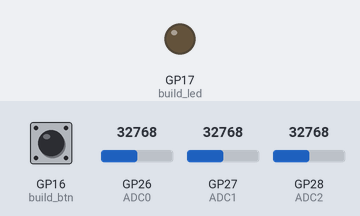
This program was run on a simulated Raspberry Pi Pico running MicroPython. Shown: output pins drawn as LEDs (lit = HIGH). The inputs (shaded band) are chosen by the test bench; at power-on: GP16 (build_btn) LOW, GP26 (ADC0) = 32768, GP27 (ADC1) = 32768, GP28 (ADC2) = 32768 (analog values on the 0–65535 scale). The interpreter's speed is modelled, so counts of loop turns are approximate; library files of the repository ran but are not shown: ST7735.py, sysfont.py; pins used as bus, display or sensor lines are not drawn.

Above: at 1.2 s.
1.3 s: GP16 (build_btn) pulled HIGH for 0.15 s
At 2.7 s:
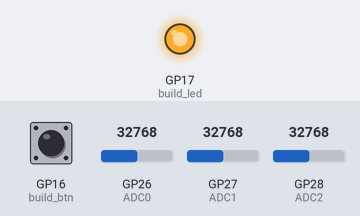
Timing chart, 0 to 4.3 s (numbered marks = the images above; inputs shaded):
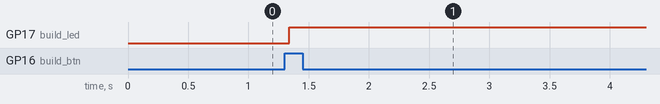

The program:

mandelbrot_lcd_buffer.py
```python
from ST7735 import TFT
from sysfont import sysfont
from machine import SPI, Pin, ADC
from framebuf import FrameBuffer, RGB565
import time
import math

#lcd module 160 x 128

WIDTH = 128
HEIGHT = 160
WHITE = TFT.WHITE
GREEN = TFT.BLUE

# pin layout - SPI1 SCK and SPI1 TX
# VCC - 3.3V - pin 36
# GND - GND
# DIN - MOSI - TX - pin 11
# CLK - SCK - pin 10
# CS - pin 13
# DC - pin 14
# RST - pin 15
# BL - dont have to use
# MISO - not used - pin 12

DIN_pin = 11
CLK_pin = 10
CS_pin = 13
DC_pin = 14
RST_pin = 15

spi = SPI(1, baudrate=20000000, polarity=0, phase=0, sck=Pin(CLK_pin), mosi=Pin(DIN_pin), miso=Pin(12))
tft=TFT(spi, RST_pin, DC_pin, CS_pin)
tft.initr()
tft.rgb(True)
tft.fill(TFT.BLACK)

# adding screen buffer so tft.fill(TFT.BLACK) won't be needed - it caused screen flickering
buf = bytearray(128*160*2)
fb = FrameBuffer(buf, 128, 160, RGB565)
tft._setwindowloc((0,0),(127,159))

# adc
ADC2 = ADC(Pin(28))
ADC1 = ADC(Pin(27))
ADC0 = ADC(Pin(26))

x_axis = ADC2.read_u16() / 512
y_axis = ADC1.read_u16() / 410
zoom = ADC0.read_u16() / 32768

# variables to stabilize potentiometers output
stabilize = 0.9
stabilizeZoom = 0.8

build_btn = Pin(16, Pin.IN, Pin.PULL_DOWN)
build_led = Pin(17, Pin.OUT)
build_led.value(0)

def map(n, start1, stop1, start2, stop2):
    return ((n - start1)/(stop1 - start1)) * (stop2 - start2) + start2

def update_cords():
    global x_axis, y_axis, zoom
    x_axis = ((ADC2.read_u16() / 65535) - 0.5) * 5.5
    y_axis = ((ADC1.read_u16() / 65535) - 0.5) * 2.7
    zoom = ADC0.read_u16() / 65535

# mandelbrot
maxn = 40
def mandelbrot(c):
    z, n = 0, 0

    while(abs(z) <= 2 and n < maxn):
        z = z*z + c
        n += 1
    return n

xOffset = -0.8
RE_START = -2 + xOffset
RE_END = 2 + xOffset
IM_START = -1
IM_END = 1

def draw_fractal():
    RE_START_OFF = RE_START + x_axis
    RE_WIDTH = RE_END - RE_START

    IM_START_OFF = IM_START + y_axis
    IM_WIDTH = IM_END - IM_START

    for x in range(WIDTH):
        xx = (RE_START_OFF + (x / WIDTH) * RE_WIDTH) * zoom
        for y in range(HEIGHT):
            yy = (IM_START_OFF + (y / HEIGHT) * IM_WIDTH) * zoom * 2
            c = complex(xx, yy)
            m = mandelbrot(c)
            if m == maxn:
                color = 0
            else:
                bright = map(m, 0, maxn, 0, 1)
                color = int(map(math.sqrt(bright), 0, 1, 0x0000, 0xffff))

            fb.pixel(x, y, color)

while True:
    # graph
    update_cords()
    if build_btn.value() == 1:
        fb.fill(0)
        build_led.value(1)

        draw_fractal()

        build_led.value(0)

    # draw data
    # clear block with text
    fb.fill_rect(0, 0, WIDTH, 25, 0)
    # point to center
    fb.hline(0, int(HEIGHT/2), WIDTH, WHITE)
    fb.vline(int(WIDTH/2), 0, HEIGHT, WHITE)
    #generate text
    h = 5
    w = 5
    fb.text("x: %0.1f" % x_axis, w, h, WHITE)
    fb.text("y: %0.1f" % y_axis, w, h + sysfont["Height"], WHITE)
    fb.text("z: %0.1f" % zoom, int(WIDTH/2 + 10), 10, WHITE)

    tft._writedata(buf)
    time.sleep_ms(100)
```

Measured:
- after the input at 1.3 s, GP17 (build_led): LOW → HIGH at once
